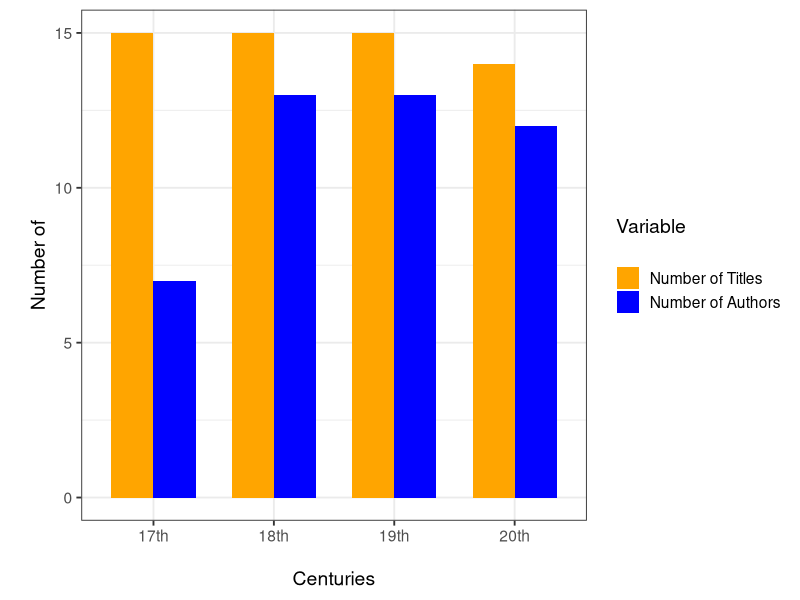
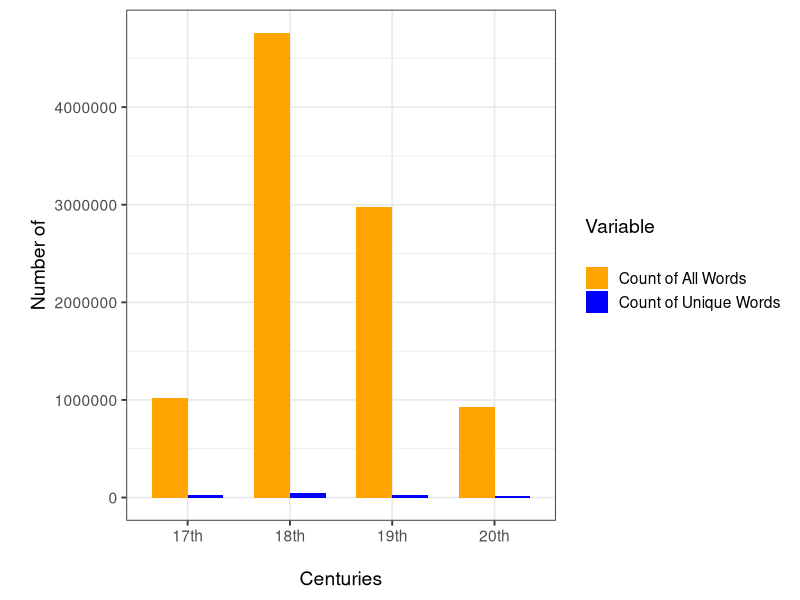
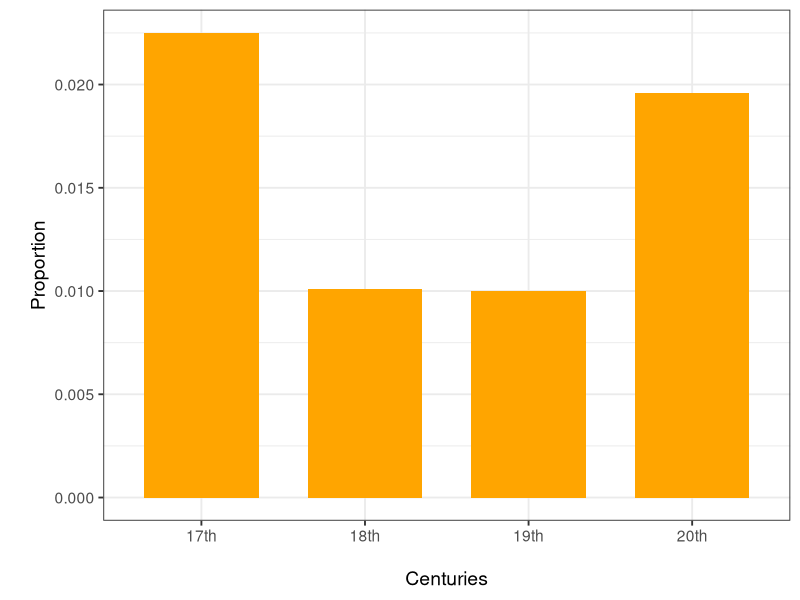
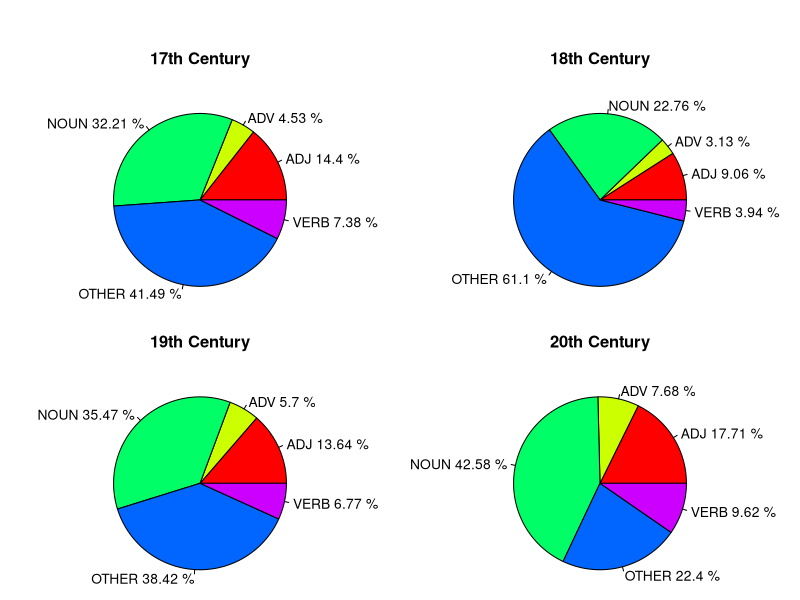
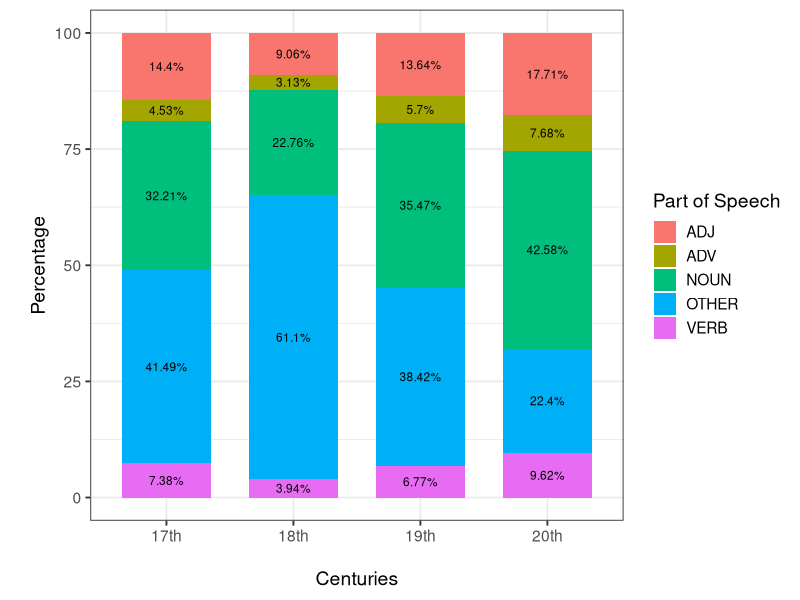
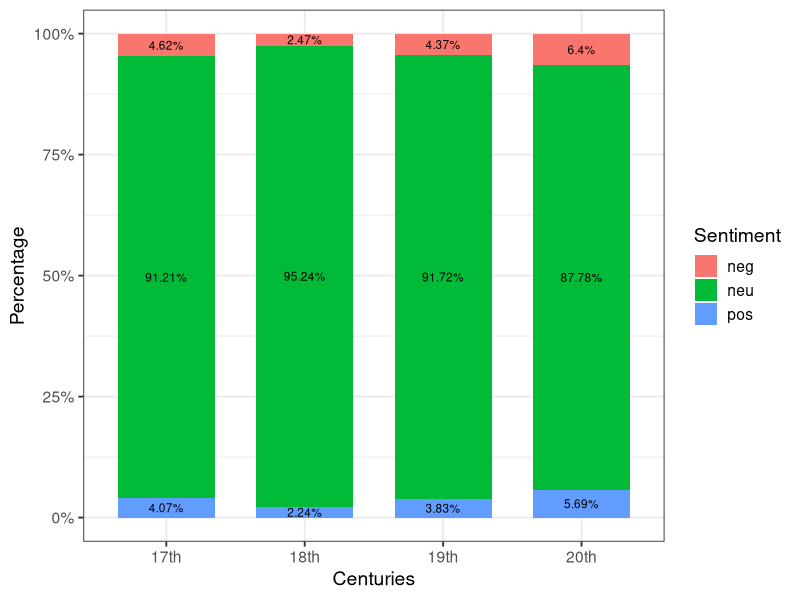

Generate these figures, in order, with R:
## ---- chunk 1
library(dplyr)
library(ggplot2)
library(reshape2)

setwd("C:/Users/grzeg/Desktop/studia/Data Science/2 rok/semestr 1/Advanced_VisualisationR/projekt/Adv_Vis_R_Project")
'17th_data' <- data.frame(readxl::read_xlsx("17th_joined_file.xlsx"))
'18th_data' <- data.frame(readxl::read_xlsx("18th_joined_file.xlsx"))
'19th_data' <- data.frame(readxl::read_xlsx("19th_joined_file.xlsx"))
'20th_data' <- data.frame(readxl::read_xlsx("20th_joined_file.xlsx"))
authors_data <- data.frame(readxl::read_xlsx("Author_birthplace_with_geo_data.xlsx"))
## ---- chunk 2
centuries <- c("17th", "18th", "19th", "20th")
number_of_titles <- c(15, 15, 15, 14)

century_basic <- data.frame(centuries, number_of_titles)
century_basic <- cbind(century_basic, authors_data %>% group_by(Century) %>% tally(name = "Number of Authors") %>% select_at("Number of Authors"))
century_basic_long <- melt(century_basic, id=c("centuries"))

ggplot(century_basic_long) + geom_bar(aes(x = centuries, y = value, fill = variable), stat = "identity", position = "dodge", width = 0.7) + 
  scale_fill_manual("Variable\n", values = c("orange", "blue"), labels = c("Number of Titles", "Number of Authors")) + 
  labs(x = "\nCenturies", y = "\nNumber of") + 
  theme_bw(base_size = 14) 
  
## ---- chunk 3
num_of_occ <- c(sum(`17th_data`$Number.of.occurences), sum(`18th_data`$Number.of.occurences), sum(`19th_data`$Number.of.occurences), sum(`20th_data`$Number.of.occurences))

num_of_unique <- c(length(unique(`17th_data`$Lemma)), length(unique(`18th_data`$Lemma)), length(unique(`19th_data`$Lemma)), length(unique(`20th_data`$Lemma)))

century_basic <- cbind(century_basic, num_of_occ, num_of_unique)

century_basic_long <- melt(century_basic[,c("centuries", "num_of_occ", "num_of_unique")], id=c("centuries"))

ggplot(century_basic_long) + geom_bar(aes(x = centuries, y = value, fill = variable), stat = "identity", position = "dodge", width = 0.7) + 
  scale_fill_manual("Variable\n", values = c("orange", "blue"), labels = c("Count of All Words", "Count of Unique Words")) + 
  scale_y_continuous(labels = function(x) format(x, scientific = FALSE)) +
  labs(x = "\nCenturies", y = "\nNumber of") + 
  theme_bw(base_size = 14)


## ---- chunk 4
century_basic <- century_basic %>% mutate(Unique_to_all = round(num_of_unique/num_of_occ,4))

ggplot(century_basic) + geom_bar(aes(x = centuries, y = Unique_to_all), stat = "identity", width = 0.7, fill ="orange") + 
  scale_y_continuous(labels = function(x) format(x, scientific = FALSE)) +
  labs(x = "\nCenturies", y = "\nProportion") + 
  theme_bw(base_size = 14)
## ---- chunk 5
`17th_data`$Part_of_speech <- ifelse(`17th_data`$Part_of_speech %in% c("VERB", "ADJ", "ADV", "NOUN"), `17th_data`$Part_of_speech, "OTHER")
`18th_data`$Part_of_speech <- ifelse(`18th_data`$Part_of_speech %in% c("VERB", "ADJ", "ADV", "NOUN"), `18th_data`$Part_of_speech, "OTHER")
`19th_data`$Part_of_speech <- ifelse(`19th_data`$Part_of_speech %in% c("VERB", "ADJ", "ADV", "NOUN"), `19th_data`$Part_of_speech, "OTHER")
`20th_data`$Part_of_speech <- ifelse(`20th_data`$Part_of_speech %in% c("VERB", "ADJ", "ADV", "NOUN"), `20th_data`$Part_of_speech, "OTHER")
## ---- chunk 6
pie_chart <- function(df, title){
  pie_data <- df %>% group_by(Part_of_speech) %>% summarise(Percentage = round(n()/length(df$Part_of_speech) * 100,2))
  pie_data <- pie_data %>% mutate(lbls = paste(Part_of_speech, Percentage, "%"))
  pie(pie_data$Percentage, labels = pie_data$lbls, col = rainbow(length(pie_data$lbls)), 
      main = title)
}

par(mfrow=c(2,2), oma = c(0, 0, 2, 0), mai = c(0, 0.1, 0.5, 0.1))
pie_chart(`17th_data`, "17th Century")
pie_chart(`18th_data`, "18th Century")
pie_chart(`19th_data`, "19th Century")
pie_chart(`20th_data`, "20th Century")
## ---- chunk 7
Part_of_speech <- cbind(centuries = c(rep(c("17th"),5), rep(c("18th"),5), rep(c("19th"),5), rep(c("20th"),5)),
  rbind(data.frame(`17th_data` %>% group_by(Part_of_speech) %>% summarise(Percentage = round(n()/length(`17th_data`$Part_of_speech) * 100,2))),
      data.frame(`18th_data` %>% group_by(Part_of_speech) %>% summarise(Percentage = round(n()/length(`18th_data`$Part_of_speech) * 100,2))),
      data.frame(`19th_data` %>% group_by(Part_of_speech) %>% summarise(Percentage = round(n()/length(`19th_data`$Part_of_speech) * 100,2))),
      data.frame(`20th_data` %>% group_by(Part_of_speech) %>% summarise(Percentage = round(n()/length(`20th_data`$Part_of_speech) * 100,2)))))


ggplot(Part_of_speech, aes(x = centuries, y = Percentage, fill = Part_of_speech)) + geom_bar(stat = "identity", position = "stack", width = 0.7) + 
  scale_y_continuous(labels = function(x) format(x, scientific = FALSE)) +
  geom_text(aes(label = paste0(Percentage,"%")), 
            position = position_stack(vjust = 0.5), size = 3) +
  labs(x = "\nCenturies", y = "\nPercentage", fill = "Part of Speech") +
  theme_bw(base_size = 14)   
## ---- chunk 8
senti_data <- rbind(
                    data.frame(Centuries = "17th", 
                             neg = sum(`17th_data`$neg)/length(`17th_data`$neg), 
                             neu = sum(`17th_data`$neu)/length(`17th_data`$neu),
                             pos = sum(`17th_data`$pos)/length(`17th_data`$pos)),
                    data.frame(Centuries = "18th", 
                             neg = sum(`18th_data`$neg)/length(`18th_data`$neg), 
                             neu = sum(`18th_data`$neu)/length(`18th_data`$neu),
                             pos = sum(`18th_data`$pos)/length(`18th_data`$pos)),
                    data.frame(Centuries = "19th", 
                             neg = sum(`19th_data`$neg)/length(`19th_data`$neg), 
                             neu = sum(`19th_data`$neu)/length(`19th_data`$neu),
                             pos = sum(`19th_data`$pos)/length(`19th_data`$pos)),
                    data.frame(Centuries = "20th", 
                             neg = sum(`20th_data`$neg)/length(`20th_data`$neg), 
                             neu = sum(`20th_data`$neu)/length(`20th_data`$neu),
                             pos = sum(`20th_data`$pos)/length(`20th_data`$pos))
                    )

melt(senti_data) %>% ggplot(aes(x = Centuries, y = value, fill = variable)) + geom_bar(stat = "identity", position = "stack", width = 0.7) + 
  scale_y_continuous(labels = function(x) paste0(x * 100, "%")) +
  geom_text(aes(label = paste0(round(value * 100,2),"%")), 
           position = position_stack(vjust = 0.5), size = 3) + 
  labs(fill = "Sentiment", y = "Percentage") +
  theme_bw(base_size = 14)
